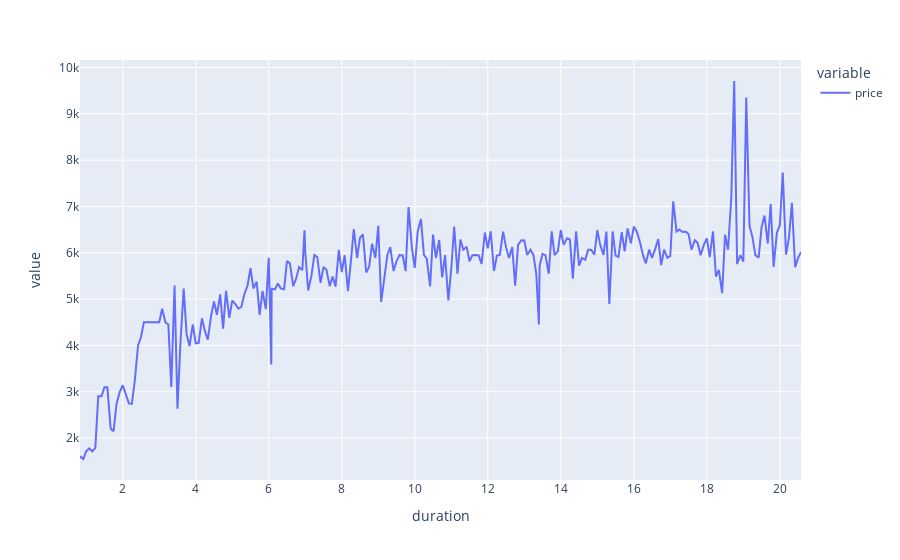

Notebook code for this chart:
### Code cell
px.line(series)

### Figure 1 — Plotly figure (JSON) as saved in the notebook; plotly's stock layout.template omitted (floating-point values rounded to 4 significant figures; data arrays with more than 128 entries replaced by an {"elided": "..."} marker saying what was removed)
{"data": [{"hovertemplate": "variable=price<br>duration=%{x}<br>value=%{y}<extra></extra>", "legendgroup": "price", "line": {"color": "#636efa", "dash": "solid"}, "marker": {"symbol": "circle"}, "mode": "lines", "name": "price", "orientation": "v", "showlegend": true, "type": "scatter", "x": {"elided": "241 float values"}, "xaxis": "x", "y": {"elided": "241 float values"}, "yaxis": "y"}], "layout": {"autosize": true, "legend": {"title": {"text": "variable"}, "tracegroupgap": 0}, "margin": {"t": 60}, "xaxis": {"anchor": "y", "autorange": true, "domain": [0, 1], "range": [0.83, 20.58], "title": {"text": "duration"}, "type": "linear"}, "yaxis": {"anchor": "x", "autorange": true, "domain": [0, 1], "range": [1095.0, 10160.0], "title": {"text": "value"}, "type": "linear"}}}
